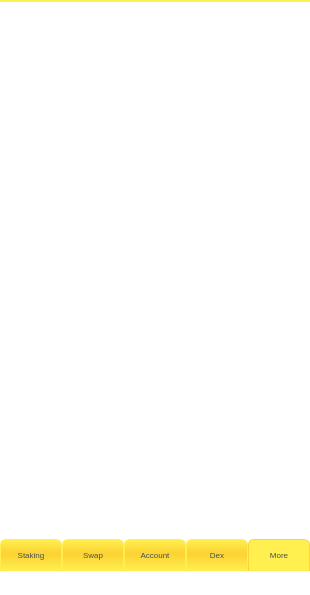
<?xml version="1.0" encoding="UTF-8"?>
<ui version="4.0">
 <class>MainWindow</class>
 <widget class="QMainWindow" name="MainWindow">
  <property name="geometry">
   <rect>
    <x>0</x>
    <y>0</y>
    <width>310</width>
    <height>595</height>
   </rect>
  </property>
  <property name="sizePolicy">
   <sizepolicy hsizetype="Fixed" vsizetype="Fixed">
    <horstretch>0</horstretch>
    <verstretch>0</verstretch>
   </sizepolicy>
  </property>
  <property name="windowTitle">
   <string>Lyra wallet manager</string>
  </property>
  <property name="windowIcon">
   <iconset resource="res.qrc">
    <normaloff>:/res/ic/res/ic/ic_launcher.png</normaloff>:/res/ic/res/ic/ic_launcher.png</iconset>
  </property>
  <property name="styleSheet">
   <string notr="true">background: #FFFFFF</string>
  </property>
  <widget class="QWidget" name="centralwidget">
   <widget class="QTabWidget" name="mainTabWidget">
    <property name="geometry">
     <rect>
      <x>0</x>
      <y>0</y>
      <width>310</width>
      <height>571</height>
     </rect>
    </property>
    <property name="sizePolicy">
     <sizepolicy hsizetype="Preferred" vsizetype="Preferred">
      <horstretch>0</horstretch>
      <verstretch>0</verstretch>
     </sizepolicy>
    </property>
    <property name="font">
     <font>
      <pointsize>10</pointsize>
     </font>
    </property>
    <property name="styleSheet">
     <string notr="true">QTabWidget::pane { /* The tab widget frame */
	border-top: 2px solid #FFEF4F;
}
QTabWidget::tab-bar {
	left: 0px; /* move to the right by 5px */
}
/* Style the tab using the tab sub-control. Note that it reads QTabBar _not_ QTabWidget */
QTabBar::tab {
	background: qlineargradient(x1: 0, y1: 0, x2: 0, y2: 1, stop: 0 #FFEF4F, stop: 0.4 #FCD535, stop: 0.5 #FCD535, stop: 1.0 #FFEF4F);
	border: 1px solid #FFEF4F;
	border-bottom-color: #FFEF4F;
	color: #474D57;
	font: 8px;
	border-top-left-radius: 6px;
	border-top-right-radius: 6px;
	min-width: 60px;
	min-height: 30px;
	padding: 0px;
 }
QTabBar::tab:selected, QTabBar::tab:hover {
	background: qlineargradient(x1: 0, y1: 0, x2: 0, y2: 1, stop: 0 #FFEF4F, stop: 0.4 #FFEF4F, stop: 0.5 #FFEF4F, stop: 1.0 #FFEF4F);
}
QTabBar::tab:selected {
	border-color: #FCD535;
	border-bottom-color: #FFEF4F; 
}
QTabBar::tab:!selected {
	margin-top: 0px; /* make non-selected tabs look smaller */
}</string>
    </property>
    <property name="tabPosition">
     <enum>QTabWidget::South</enum>
    </property>
    <property name="tabShape">
     <enum>QTabWidget::Rounded</enum>
    </property>
    <property name="currentIndex">
     <number>4</number>
    </property>
    <property name="usesScrollButtons">
     <bool>false</bool>
    </property>
    <property name="tabsClosable">
     <bool>false</bool>
    </property>
    <property name="tabBarAutoHide">
     <bool>false</bool>
    </property>
    <widget class="QWidget" name="staking">
     <property name="sizePolicy">
      <sizepolicy hsizetype="Expanding" vsizetype="Expanding">
       <horstretch>0</horstretch>
       <verstretch>0</verstretch>
      </sizepolicy>
     </property>
     <attribute name="title">
      <string>Staking</string>
     </attribute>
    </widget>
    <widget class="QWidget" name="swap">
     <property name="sizePolicy">
      <sizepolicy hsizetype="Expanding" vsizetype="Expanding">
       <horstretch>0</horstretch>
       <verstretch>0</verstretch>
      </sizepolicy>
     </property>
     <attribute name="title">
      <string>Swap</string>
     </attribute>
    </widget>
    <widget class="QWidget" name="account">
     <property name="sizePolicy">
      <sizepolicy hsizetype="Expanding" vsizetype="Expanding">
       <horstretch>0</horstretch>
       <verstretch>0</verstretch>
      </sizepolicy>
     </property>
     <attribute name="title">
      <string>Account</string>
     </attribute>
     <widget class="QLabel" name="walletNetworkNameLabel">
      <property name="geometry">
       <rect>
        <x>170</x>
        <y>0</y>
        <width>131</width>
        <height>21</height>
       </rect>
      </property>
      <property name="font">
       <font>
        <pointsize>10</pointsize>
       </font>
      </property>
      <property name="styleSheet">
       <string notr="true">color: #474D57;
background-color: transparent;</string>
      </property>
      <property name="text">
       <string>wallet/TESTNET</string>
      </property>
      <property name="alignment">
       <set>Qt::AlignRight|Qt::AlignTrailing|Qt::AlignVCenter</set>
      </property>
      <property name="textInteractionFlags">
       <set>Qt::NoTextInteraction</set>
      </property>
     </widget>
    </widget>
    <widget class="QWidget" name="dex">
     <property name="sizePolicy">
      <sizepolicy hsizetype="Expanding" vsizetype="Expanding">
       <horstretch>0</horstretch>
       <verstretch>0</verstretch>
      </sizepolicy>
     </property>
     <attribute name="title">
      <string>Dex</string>
     </attribute>
    </widget>
    <widget class="QWidget" name="more">
     <property name="sizePolicy">
      <sizepolicy hsizetype="Expanding" vsizetype="Expanding">
       <horstretch>0</horstretch>
       <verstretch>0</verstretch>
      </sizepolicy>
     </property>
     <attribute name="title">
      <string>More</string>
     </attribute>
    </widget>
   </widget>
  </widget>
  <widget class="QMenuBar" name="menubar">
   <property name="geometry">
    <rect>
     <x>0</x>
     <y>0</y>
     <width>310</width>
     <height>24</height>
    </rect>
   </property>
  </widget>
 </widget>
 <resources>
  <include location="res.qrc"/>
 </resources>
 <connections/>
</ui>
